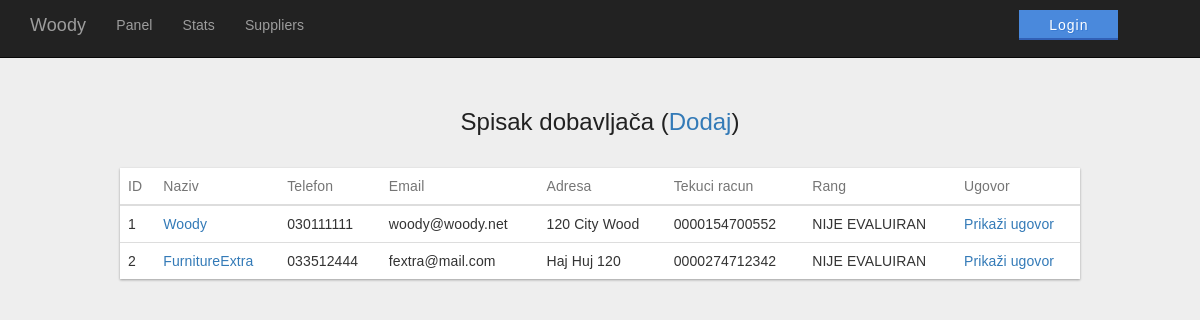
The app's page /managerSuppliers.php with its own data.
### tables this page shows
CREATE TABLE IF NOT EXISTS `ugovor` (
  `UgovorID` int(11) NOT NULL AUTO_INCREMENT,
  `DobavljacID` int(11) NOT NULL,
  `Path` varchar(255) NOT NULL,
  PRIMARY KEY (`UgovorID`),
  UNIQUE KEY `Path` (`Path`),
  KEY `DobavljacID` (`DobavljacID`)
);

CREATE TABLE IF NOT EXISTS `dobavljac` (
  `DobavljacID` int(11) NOT NULL AUTO_INCREMENT,
  `Naziv` varchar(100) NOT NULL,
  `Telefon` varchar(20) NOT NULL,
  `Email` varchar(100) NOT NULL,
  `Adresa` varchar(100) NOT NULL,
  `TekuciRacun` varchar(100) NOT NULL,
  `Opis` text NOT NULL,
  `Ocjena` decimal(10,0) NOT NULL,
  PRIMARY KEY (`DobavljacID`)
);

### managerSuppliers.php (the view, shortened to what this page needs)
<!DOCTYPE html>
<html lang="en">
<head>
    <link href="css/managerPanel.css" rel="stylesheet">
    <link href="css/bootstrap.min.css" rel="stylesheet">
    <link href="css/heroic-features.css" rel="stylesheet">
    <link rel="stylesheet" href="css/login.css">
  </head>
<body>
  <nav class="navbar navbar-inverse navbar-fixed-top" role="navigation">
      <div class="container">
          <div class="navbar-header">
              <a class="navbar-brand" href="#">Woody</a>
          </div>
          <div class="collapse navbar-collapse" id="bs-example-navbar-collapse-1">
              <ul class="nav navbar-nav">
                  <li>
                      <a href="managerPanel.php">Panel</a>
                  </li>
                  <li>
                      <a href="managerStats.php">Stats</a>
                  </li>
                  <li>
                      <a href="managerSuppliers.php">Suppliers</a>
                  </li>
                    <?php if (isset($_SESSION['username'])) { ?>
                    <li>
                        <div id="dummyy"></div>
                    </li>
                    <li>
                      <p id="welcomeuser">Welcome back, <?= $_SESSION['username']; ?>!</p><br>
                    </li>
                    <li>
                      <button type="button" class="buttonBluee"  onclick="location.href = 'logout.php';">Logout</button>
                    </li>
                    <?php } else { ?>
                    <li>
                        <div class="dummy"></div>
                    </li>
                    <li>
                      <button type="button" class="buttonBluee"  onclick="location.href = 'login.php';">Login</button>
                    </li>
                    <?php } ?>
              </ul>
          </div>
      </div>
  </nav>
<?php
  $db = InitBase();
  $statement = $db->prepare("SELECT a.DobavljacID, a.Naziv, a.Telefon, a.Email, a.Adresa, a.TekuciRacun, a.Ocjena, b.Path FROM dobavljac a,
  ugovor b WHERE a.DobavljacID = b.DobavljacID");
  $statement->execute();
 ?>
<div id="demo">
  <h1>Spisak dobavljača (<a href="addSupplier.php">Dodaj</a>)</h1>
  <br>
  <div class="table-responsive-vertical shadow-z-1">
  <table id="table" class="table table-hover table-mc-light-blue">
      <thead>
        <tr>
          <th>ID</th>
          <th>Naziv</th>
          <th>Telefon</th>
          <th>Email</th>
          <th>Adresa</th>
          <th>Tekuci racun</th>
          <th>Rang</th>
          <th>Ugovor</th>
        </tr>
      </thead>
      <tbody>
        <?php
          $rang = "";
          while ($u = $statement->fetch(PDO::FETCH_ASSOC))
          {
            if ($u["Ocjena"]<=3 && $u["Ocjena"]>=1)
              $rang = "USLOVNI DOBAVLJAČ";
            else if ($u["Ocjena"]<=7 && $u["Ocjena"]>=4)
              $rang = "APPROVED DOBAVLJAČ";
            else if ($u["Ocjena"]<=10 && $u["Ocjena"]>=8)
              $rang = "POUZDAN DOBAVLJAČ";
            else
              $rang = "NIJE EVALUIRAN";
        ?>
              <tr>
                <td data-title="ID"><?php echo $u["DobavljacID"]?></td>
                <?php
                print '<td data-title="Naziv"><a href="evaluateSupplier.php?suppId='.urldecode($u["DobavljacID"]).'&suppName='.urldecode($u["Naziv"]).'">'.$u["Naziv"].'</a></td>'
                ?>
                <td data-title="Telefon"><?php echo $u["Telefon"]?></td>
                <td data-title="Email"><?php echo $u["Email"]?></td>
                <td data-title="Adresa"><?php echo $u["Adresa"]?></td>
                <td data-title="TekuciRacun"><?php echo $u["TekuciRacun"]?></td>
                <td data-title="Rang"><?php echo $rang?></td>
                <td data-title="Ugovor"><a href='<?php echo $u["Path"];?>' target='_blank'>Prikaži ugovor</a></td>
              </tr>
        <?php
          }
        ?>
      </tbody>
    </table>
  </div>
</div>
</body>
</html>

### css/managerPanel.css (style rules this page uses)
*, *:after, *:before { -webkit-box-sizing: border-box; -moz-box-sizing: border-box; box-sizing: border-box; }
html, body { position: relative; min-height: 100%; height: 100%; }
html { position: relative; overflow-x: hidden; margin: 16px; padding: 0; min-height: 100%; font-size: 62.5%; }
body { font-family: 'RobotoDraft', 'Roboto', 'Helvetica Neue, Helvetica, Arial', sans-serif; font-style: normal; font-weight: 300; font-size: 1.4rem; line-height: 2rem; letter-spacing: 0.01rem; color: #212121; background-color: #f5f5f5; -webkit-font-smoothing: antialiased; -moz-osx-font-smoothing: grayscale; text-rendering: optimizeLegibility; }
#demo { margin: 20px auto; max-width: 960px; }
#demo h1 { font-size: 2.4rem; line-height: 3.2rem; letter-spacing: 0; font-weight: 300; color: #212121; text-transform: inherit; margin-bottom: 1rem; text-align: center; }
.shadow-z-1 { -webkit-box-shadow: 0 1px 3px 0 rgba(0, 0, 0, 0.12), 0 1px 2px 0 rgba(0, 0, 0, 0.24); -moz-box-shadow: 0 1px 3px 0 rgba(0, 0, 0, 0.12), 0 1px 2px 0 rgba(0, 0, 0, 0.24); box-shadow: 0 1px 3px 0 rgba(0, 0, 0, 0.12), 0 1px 2px 0 rgba(0, 0, 0, 0.24); }
.table { width: 100%; max-width: 100%; margin-bottom: 2rem; background-color: #fff; }
.table > thead > tr, .table > tbody > tr, .table > tfoot > tr { -webkit-transition: all 0.3s ease; -o-transition: all 0.3s ease; transition: all 0.3s ease; }
.table > thead > tr > th, .table > tbody > tr > th, .table > tfoot > tr > th, .table > thead > tr > td, .table > tbody > tr > td, .table > tfoot > tr > td { text-align: left; padding: 1.6rem; vertical-align: top; border-top: 0; -webkit-transition: all 0.3s ease; -o-transition: all 0.3s ease; transition: all 0.3s ease; }
.table > thead > tr > th { font-weight: 400; color: #757575; vertical-align: bottom; border-bottom: 1px solid rgba(0, 0, 0, 0.12); }
.table > caption + thead > tr:first-child > th, .table > colgroup + thead > tr:first-child > th, .table > thead:first-child > tr:first-child > th, .table > caption + thead > tr:first-child > td, .table > colgroup + thead > tr:first-child > td, .table > thead:first-child > tr:first-child > td { border-top: 0; }

### css/heroic-features.css (style rules this page uses)
body { padding-top: 70px; }

### css/login.css (style rules this page uses)
* { box-sizing:border-box; }
body { font-family: Helvetica; background: #eee; -webkit-font-smoothing: antialiased; }
h1, h3 { font-weight: 300; }
h1 { color: #636363; }
.dummy { background: transparent; border: 0; margin: .6em 0 1em 0; position: relative; display: inline-block; height: 30px; width: 700px; padding: 5px 30px; }
.buttonBluee { background: #4a89dc; border: 0; -webkit-font-smoothing: antialiased; border-bottom: 2px solid #3160B6; text-align: center; letter-spacing: 1px; vertical-align: middle; color: #fff; margin: .7em 0 1em 0; text-shadow: 1px 1px 0 rgba(39, 110, 204, .5); position: relative; display: inline-block; font-size: 14px; line-height: 20px; height: 30px; width: 100%; padding: 5px 30px; }

### records on screen
ugovor: DobavljacID.DobavljacID "1", DobavljacID.Naziv "Woody", DobavljacID.Telefon "030111111", DobavljacID.Email "woody@woody.net", DobavljacID.Adresa "120 City Wood", DobavljacID.TekuciRacun "0000154700552", DobavljacID.Ocjena "NIJE EVALUIRAN"
ugovor: DobavljacID.DobavljacID "2", DobavljacID.Naziv "FurnitureExtra", DobavljacID.Telefon "033512444", DobavljacID.Email "fextra@mail.com", DobavljacID.Adresa "Haj Huj 120", DobavljacID.TekuciRacun "0000274712342", DobavljacID.Ocjena "NIJE EVALUIRAN"
